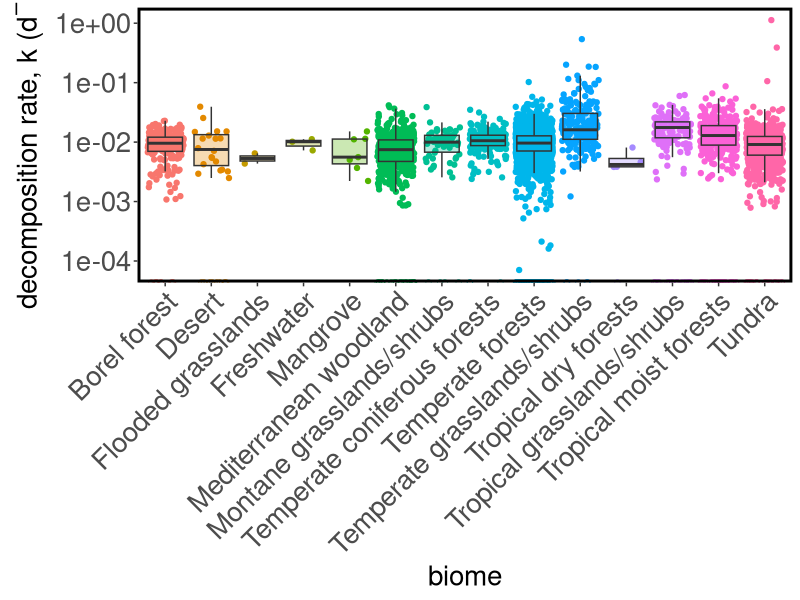
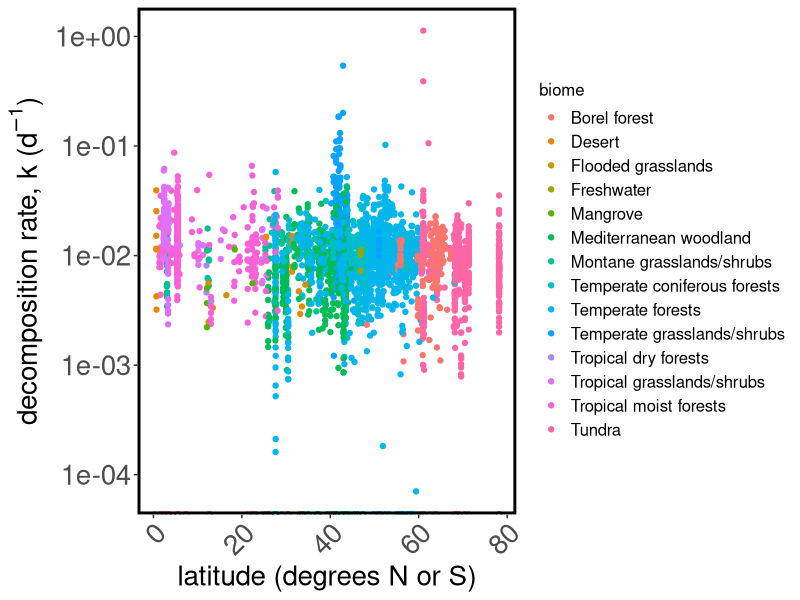

Recreate these plots in R, in order. (Note: this script raises an error after producing the figures.)
### Species richness & biodiversity ###

## Calculate species richness & Shannon's index for soils investigated in class
## Plot richness & diversity

library(here)
library(tidyverse)
#library(googlesheets4)

####################
### Read in data ###
####################
#dat <- read_sheet("https://drive.google.com/drive/folders/1bFR6wPmL9ZUbDHyRIZ-npGIuhi29kgXY", sheet = "Sheet1")

#write.csv(dat, here("data", "teabags_global.csv"), row.names = FALSE)

dat <- read.csv(here("data", "teabags_global.csv"))

## Recode attrbiutes
dat <- dat %>% mutate(location_type = ifelse(location_type == 0, "undefined",
                                          ifelse(location_type == 1, "ambient",
                                              ifelse(location_type == 2, "agriculture", "other treatment")))) %>%
              filter(id < 4227) %>%
              mutate(biome = comment)

####################
### Explore data ###
####################

# display first 5 rows of data
head(dat)

# View entire data file in data viewer tab 
View(dat)

# Display column names
names(dat)

####################
### Data summary ###
####################
## Mean decomposition rates by biome
dat.mn <- dat %>% group_by(biome) %>%
                  summarize(n = n(),
                            mean = mean(k, na.rm = TRUE),
                            sd = sd(k, na.rm = TRUE))

#############
### Plots ###
#############
# basic plot
biome.pl <- dat %>% filter(biome != "" & biome != "#N/A") %>%
                    ggplot(aes(x = biome, y = k)) +
                      geom_point() +
                      geom_boxplot(outlier.shape = NA)
                      
# Now let's clean up the aesthetics
biome.pl2 <- dat %>% filter(biome != "" & biome != "#N/A") %>%
                     ggplot(aes(x = biome, y = k)) +
                        geom_point(aes(color = biome), position = position_jitter()) +
                        geom_boxplot(aes(fill = biome), outlier.shape = NA, alpha = 0.3) +
                        ylab(expression("decomposition rate, k ("*d^-1*")")) +
                        scale_y_log10() +
                        theme_bw() +
                        theme(legend.position = "none",
                              panel.grid = element_blank(),
                              panel.border = element_rect(color = "black", linewidth = 2),
                              axis.text = element_text(size = 20),
                              axis.text.x = element_text(angle = 45, hjust = 1),
                              axis.title = element_text(size = 20, margin = margin(t = 0, r = 11, b = 0, l = 0)))

## What does fill do?
## What does color do?
## What does alpha do?

ggsave(biome.pl2, path = "plots", file = "tea_k_biome.pdf", width = 8, height = 10, units = "in")

# Visualize patterns by latitude
lat.pl <- dat %>% filter(biome != "" & biome != "#N/A") %>%
                  ggplot(aes(x = abs(latitude), y = k)) +
                    geom_point(aes(color = biome)) +
                    ylab(expression("decomposition rate, k ("*d^-1*")")) +
                    xlab("latitude (degrees N or S)") +
                    scale_y_log10() +
                  theme_bw() +
                  theme(legend.position = "right",
                        legend.text = element_text(size = 12),
                        legend.title = element_text(size = 12),
                        panel.grid = element_blank(),
                        panel.border = element_rect(color = "black", linewidth = 2),
                        axis.text = element_text(size = 20),
                        axis.text.x = element_text(angle = 45, hjust = 1),
                        axis.title = element_text(size = 20, margin = margin(t = 0, r = 11, b = 0, l = 0)))

ggsave(lat.pl, file = "tea_k_lat.pdf", path = "plots", width = 10, height = 7, units = "in")

# 1) Plot data by land use type (location_type)

# 2) Add land use type to the latitude plot

# 3) Does estimated decomposition rate depend on the duration of incubation?

############################
### Richness & diversity ###
############################
## Reshape to long format
datL <- dat %>% pivot_longer(cols = orange_beetle:Isopod, names_to = "Organism", values_to = "Count")

rich <- datL %>% group_by(SoilType, Replicate) %>%
                 filter(!is.na(Count)) %>%
                 distinct(Organism) %>%
                 summarize(richness = n())

evenness <- datL %>% group_by(SoilType, Replicate) %>%
                     filter(!is.na(Count)) %>%
                     reframe(evenn = Count/sum(Count)) 

div <- evenness %>% group_by(SoilType, Replicate) %>%
                    reframe(H = -sum(evenn*log(evenn)))

write.csv(div, here("data", "ShannonH.csv"), row.names = FALSE)

#############
### Plots ###
#############
# basic plot
rich.pl <- rich %>% ggplot(aes(x = SoilType, y = richness, groups = Replicate)) +
                      geom_bar(aes(color = Replicate), position = position_dodge2(width = 0.9, preserve = "single"), stat = "identity")

## What does fill do?
## What does color do?
## What does position do?

# Now let's clean up the aesthetics
rich.pl2 <- rich %>% ggplot(aes(x = SoilType, y = richness, groups = Replicate)) +
                      geom_bar(aes(color = Replicate, fill = Replicate), position = position_dodge2(width = 0.9, preserve = "single"), stat = "identity") +
                      ylab("# species") +
                      theme_bw() +
                      theme(legend.position = c(0.85, 0.8),
                            legend.background = element_rect(fill = NA, color = NA),
                            legend.text = element_text(size = 20),
                            legend.title = element_text(size = 20),
                            panel.grid = element_blank(),
                            panel.border = element_rect(color = "black", linewidth = 2),
                            axis.text = element_text(size = 20),
                            axis.text.x = element_text(angle = 45, hjust = 1),
                            axis.title = element_text(size = 20, margin = margin(t = 0, r = 11, b = 0, l = 0)))
                            
ggsave(rich.pl2, path = "plots", file = "spprichness.pdf", width = 12.5, height = 9.5, units = "in")

## Plot evenness

## Plot Shannon's H
